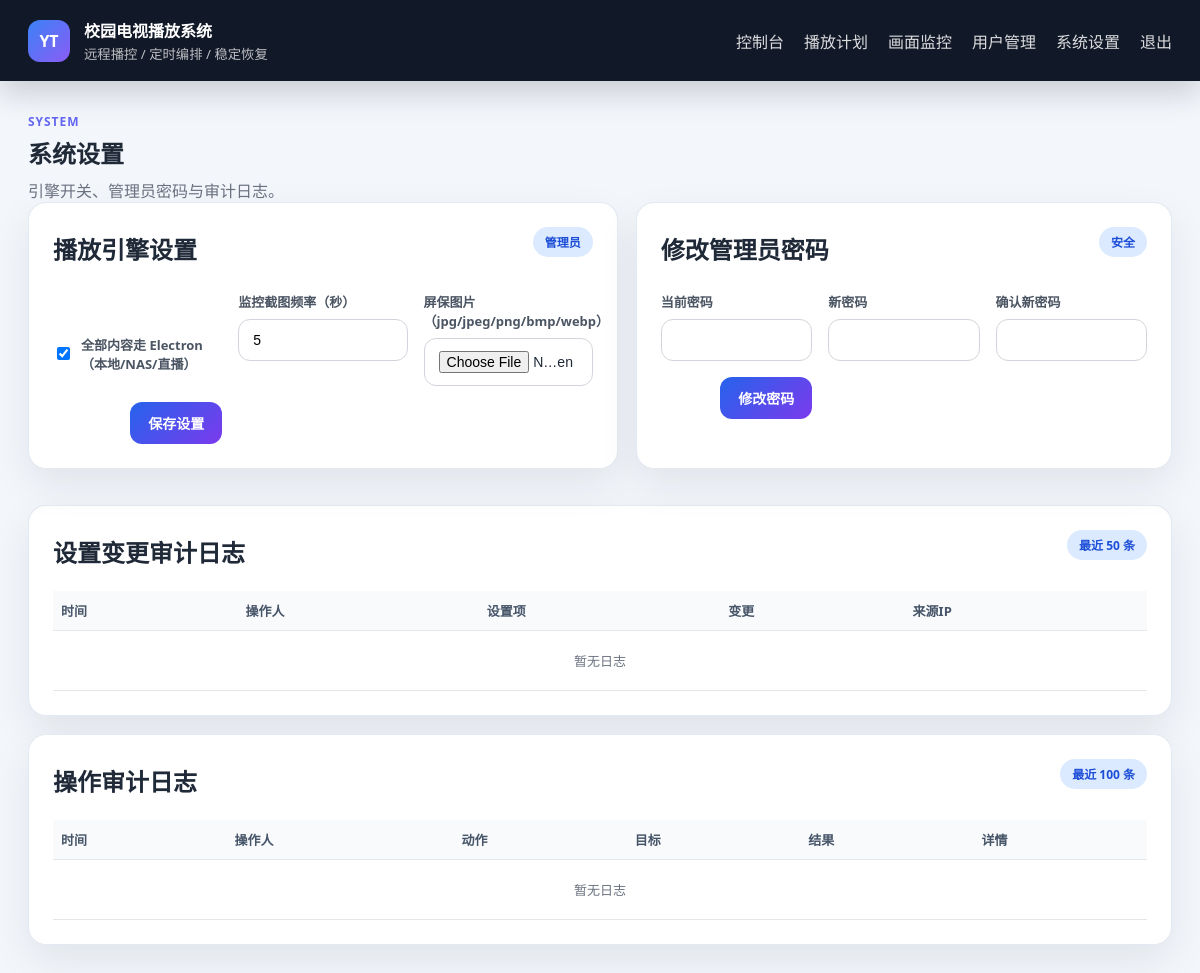
Page /settings (signed in) on the earlier database version.
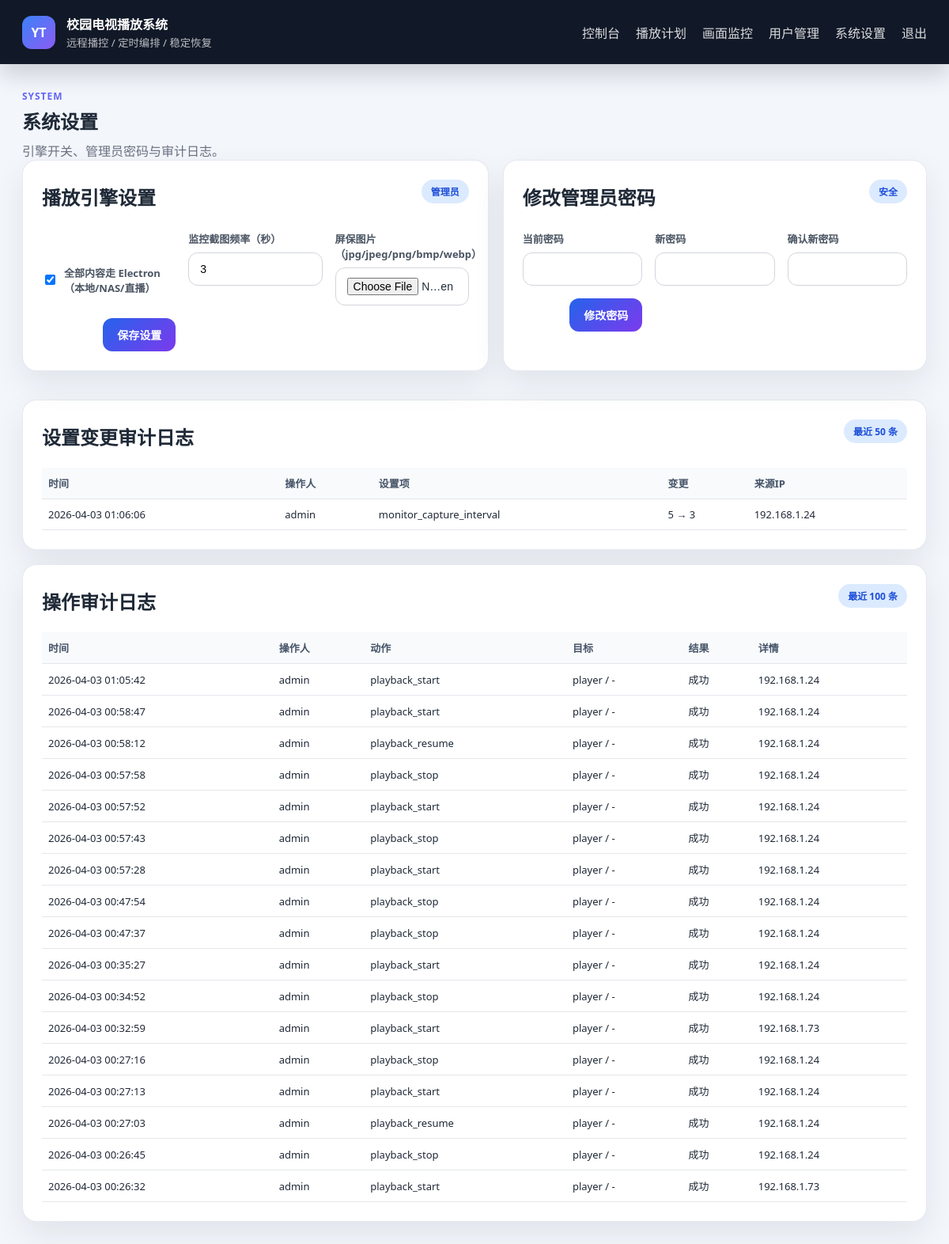
Same page on the later database version.
### models.py (models this page shows, shortened)
class SettingAuditLog(db.Model):
    __tablename__ = "setting_audit_log"
    id = db.Column(db.Integer, primary_key=True)
    setting_key = db.Column(db.String(100), nullable=False, index=True)
    old_value = db.Column(db.String(500), nullable=True)
    new_value = db.Column(db.String(500), nullable=True)
    operator_user_id = db.Column(db.Integer, nullable=True, index=True)
    operator_username = db.Column(db.String(50), nullable=False, default="")
    remote_addr = db.Column(db.String(100), nullable=False, default="")
    user_agent = db.Column(db.String(500), nullable=False, default="")
    created_at = db.Column(db.DateTime, nullable=False, default=datetime.now, index=True)

class OperationAuditLog(db.Model):
    __tablename__ = "operation_audit_log"
    id = db.Column(db.Integer, primary_key=True)
    action = db.Column(db.String(100), nullable=False, index=True)  # playback_start / playback_stop / schedule_delete
    target_type = db.Column(db.String(50), nullable=False, default="system")  # schedule/player/system
    target_id = db.Column(db.String(100), nullable=False, default="")
    success = db.Column(db.Boolean, nullable=False, default=True)
    detail = db.Column(db.String(500), nullable=False, default="")
    operator_user_id = db.Column(db.Integer, nullable=True, index=True)
    operator_username = db.Column(db.String(50), nullable=False, default="")
    remote_addr = db.Column(db.String(100), nullable=False, default="")
    user_agent = db.Column(db.String(500), nullable=False, default="")
    created_at = db.Column(db.DateTime, nullable=False, default=datetime.now, index=True)

### web/routes.py (the view, shortened to what this page needs)
@main.route("/settings", methods=["GET", "POST"])
@login_required
def settings():
    if not current_user.is_admin:
        flash("只有管理员可以访问系统设置。", "error")
        return redirect(url_for("main.index"))
    all_play_via_electron = _get_setting_bool(SETTING_KEY_ALL_ELECTRON, Config.ALL_PLAY_VIA_ELECTRON)
    monitor_capture_interval = _get_setting_int(SETTING_KEY_MONITOR_INTERVAL, Config.MONITOR_CAPTURE_INTERVAL)
    screensaver_image_path = _get_setting_str(SETTING_KEY_SCREENSAVER_IMAGE, Config.IDLE_SCREENSAVER_IMAGE)
    if screensaver_image_path and not os.path.exists(screensaver_image_path):
        screensaver_image_path = ""
    audit_logs = (
        SettingAuditLog.query.order_by(SettingAuditLog.created_at.desc(), SettingAuditLog.id.desc())
        .limit(50)
        .all()
    )
    operation_logs = (
        OperationAuditLog.query.order_by(OperationAuditLog.created_at.desc(), OperationAuditLog.id.desc())
        .limit(100)
        .all()
    )
    return render_template(
        "settings.html",
        all_play_via_electron=all_play_via_electron,
        monitor_capture_interval=monitor_capture_interval,
        screensaver_image_path=screensaver_image_path,
        audit_logs=audit_logs,
        operation_logs=operation_logs,
    )

### main.py (called while the page is built)
@login_manager.user_loader
def load_user(user_id):
    try:
        return db.session.get(User, int(user_id))
    except (TypeError, ValueError):
        return None

### web/routes.py (called while the page is built)
def _get_setting_bool(key, default=False):
    item = db.session.get(SystemSetting, key)
    if not item:
        return default
    return str(item.value).strip().lower() in {"1", "true", "yes", "on"}

def _get_setting_int(key, default=0):
    item = db.session.get(SystemSetting, key)
    if not item:
        return int(default)
    try:
        return int(str(item.value).strip())
    except Exception:
        return int(default)

def _get_setting_str(key, default=""):
    item = db.session.get(SystemSetting, key)
    if not item:
        return str(default or "")
    return str(item.value or "").strip()

### templates/settings.html (shortened to what this page needs)
{% extends "base.html" %}
{% block content %}
<section class="page-header">
    <div>
        <span class="eyebrow">System</span>
        <h1>系统设置</h1>
        <p>引擎开关、管理员密码与审计日志。</p>
    </div>
</section>
<section class="layout-grid">
    <article class="panel">
        <div class="panel-head">
            <h2>播放引擎设置</h2>
            <span class="chip info">管理员</span>
        </div>
        <form method="post" action="{{ url_for('main.settings') }}" class="schedule-form" enctype="multipart/form-data">
            <label class="check-field">
                <input type="checkbox" name="all_play_via_electron" {% if all_play_via_electron %}checked{% endif %}>
                <span>全部内容走 Electron（本地/NAS/直播）</span>
            </label>
            <label class="field">
                <span>监控截图频率（秒）</span>
                <input type="number" name="monitor_capture_interval" min="2" max="3600" value="{{ monitor_capture_interval }}">
            </label>
            <label class="field">
                <span>屏保图片（jpg/jpeg/png/bmp/webp）</span>
                <input type="file" name="screensaver_image" accept=".jpg,.jpeg,.png,.bmp,.webp,image/*">
            </label>
            <div class="form-actions">
                <button type="submit" class="btn btn-primary">保存设置</button>
            </div>
        </form>
    </article>
    <article class="panel">
        <div class="panel-head">
            <h2>修改管理员密码</h2>
            <span class="chip info">安全</span>
        </div>
        <form method="post" action="{{ url_for('main.settings') }}" class="schedule-form">
            <label class="field"><span>当前密码</span><input type="password" name="old_password" required></label>
            <label class="field"><span>新密码</span><input type="password" name="new_password" required></label>
            <label class="field"><span>确认新密码</span><input type="password" name="confirm_password" required></label>
            <div class="form-actions"><button type="submit" class="btn btn-primary">修改密码</button></div>
        </form>
    </article>
</section>
<section class="panel">
    <div class="panel-head">
        <h2>设置变更审计日志</h2>
        <span class="chip info">最近 50 条</span>
    </div>
    <div class="table-wrap">
        <table class="audit-table">
            <thead><tr><th>时间</th><th>操作人</th><th>设置项</th><th>变更</th><th>来源IP</th></tr></thead>
            <tbody>
                {% for item in audit_logs %}
                <tr>
                    <td>{{ item.created_at.strftime('%Y-%m-%d %H:%M:%S') }}</td>
                    <td>{{ item.operator_username or ('UID:' ~ item.operator_user_id) }}</td>
                    <td>{{ item.setting_key }}</td>
                    <td>{{ item.old_value }} → {{ item.new_value }}</td>
                    <td title="{{ item.user_agent }}">{{ item.remote_addr }}</td>
                </tr>
                {% else %}
                <tr><td colspan="5" class="empty-cell">暂无日志</td></tr>
                {% endfor %}
            </tbody>
        </table>
    </div>
</section>
<section class="panel">
    <div class="panel-head">
        <h2>操作审计日志</h2>
        <span class="chip info">最近 100 条</span>
    </div>
    <div class="table-wrap">
        <table class="audit-table">
            <thead><tr><th>时间</th><th>操作人</th><th>动作</th><th>目标</th><th>结果</th><th>详情</th></tr></thead>
            <tbody>
                {% for item in operation_logs %}
                <tr>
                    <td>{{ item.created_at.strftime('%Y-%m-%d %H:%M:%S') }}</td>
                    <td>{{ item.operator_username or ('UID:' ~ item.operator_user_id) }}</td>
                    <td>{{ item.action }}</td>
                    <td>{{ item.target_type }} / {{ item.target_id or '-' }}</td>
                    <td>{{ "成功" if item.success else "失败" }}</td>
                    <td title="{{ item.user_agent }}">{{ item.detail or item.remote_addr }}</td>
                </tr>
                {% else %}
                <tr><td colspan="6" class="empty-cell">暂无日志</td></tr>
                {% endfor %}
            </tbody>
        </table>
    </div>
</section>
{% endblock %}

### templates/base.html (shortened to what this page needs)
<!DOCTYPE html>
<html lang="zh-CN">
<head>
    <link rel="stylesheet" href="{{ url_for('static', filename='styles.css') }}">
</head>
<body class="{% block body_class %}{% endblock %}">
    {% if current_user.is_authenticated %}
    <header class="topbar">
        <div class="brand">
            <span class="brand-mark">YT</span>
            <div>
                <strong>校园电视播放系统</strong>
                <small>远程播控 / 定时编排 / 稳定恢复</small>
            </div>
        </div>
        <nav class="nav-links">
            <a href="{{ url_for('main.dashboard') }}">控制台</a>
            <a href="{{ url_for('main.schedules_page') }}">播放计划</a>
            <a href="{{ url_for('main.monitor_page') }}">画面监控</a>
            {% if current_user.is_admin %}
            <a href="{{ url_for('main.manage_users') }}">用户管理</a>
            <a href="{{ url_for('main.settings') }}">系统设置</a>
            {% endif %}
            <a href="{{ url_for('main.logout') }}">退出</a>
        </nav>
    </header>
    {% endif %}
    <main class="page-shell">
        {% block content %}{% endblock %}
    </main>
</body>
</html>

### static/styles.css (style rules this page uses)
* { box-sizing: border-box; }
body { margin: 0; font-family: "Segoe UI", "Microsoft YaHei", sans-serif; color: #1f2937; background: #f3f6fb; }
a { color: inherit; text-decoration: none; }
.topbar { display: flex; justify-content: space-between; align-items: center; padding: 18px 28px; background: #111827; color: #fff; box-shadow: 0 12px 30px rgba(17, 24, 39, 0.18); }
.brand { display: flex; align-items: center; gap: 14px; }
.brand-mark { width: 42px; height: 42px; display: inline-flex; align-items: center; justify-content: center; border-radius: 12px; background: linear-gradient(135deg, #3b82f6, #8b5cf6); font-weight: 700; }
.brand small { display: block; color: rgba(255, 255, 255, 0.72); margin-top: 2px; }
.nav-links { display: flex; gap: 20px; }
.nav-links a { color: rgba(255, 255, 255, 0.85); }
.page-shell { max-width: 1280px; margin: 0 auto; padding: 28px; }
.page-header, .panel-head { display: flex; justify-content: space-between; align-items: flex-start; gap: 16px; }
.page-header h1, .panel-head h2 { margin: 4px 0 8px; }
.page-header p, .panel-head p { margin: 0; color: #6b7280; }
.eyebrow { display: inline-block; font-size: 12px; letter-spacing: 0.08em; text-transform: uppercase; color: #6366f1; font-weight: 700; }
.soft-badge, .chip { display: inline-flex; align-items: center; border-radius: 999px; padding: 6px 12px; font-size: 12px; font-weight: 700; background: #e5e7eb; color: #374151; }
.chip.info { background: #dbeafe; color: #1d4ed8; }
.stat-card, .panel, .auth-card, .user-card, .screen-card, .schedule-card { background: #fff; border-radius: 18px; box-shadow: 0 16px 40px rgba(15, 23, 42, 0.08); border: 1px solid rgba(226, 232, 240, 0.9); }
.layout-grid { display: grid; grid-template-columns: 1.1fr 1fr; gap: 18px; margin-bottom: 18px; }
.panel { padding: 24px; margin-bottom: 18px; }
.btn { border: none; border-radius: 12px; padding: 11px 18px; font-size: 14px; font-weight: 700; cursor: pointer; }
.btn-primary { background: linear-gradient(135deg, #2563eb, #7c3aed); color: #fff; }
.schedule-form { display: grid; grid-template-columns: repeat(3, minmax(0, 1fr)); gap: 16px; margin-top: 18px; }
.field, .check-field { display: flex; flex-direction: column; gap: 8px; }
.field span, .check-field span { font-size: 13px; color: #4b5563; font-weight: 700; }
.field input, .field select, .field textarea { width: 100%; border: 1px solid #d1d5db; border-radius: 12px; padding: 12px 14px; font-size: 14px; background: #fff; }
.check-field { flex-direction: row; align-items: center; margin-top: 29px; }
.form-actions { display: flex; align-items: flex-end; justify-content: flex-end; }
.table-wrap { overflow: auto; margin-top: 14px; }
.audit-table { width: 100%; border-collapse: collapse; font-size: 13px; }
.audit-table th, .audit-table td { border-bottom: 1px solid #e5e7eb; padding: 10px 8px; text-align: left; white-space: nowrap; }
.audit-table th { color: #475569; font-weight: 700; background: #f8fafc; position: sticky; top: 0; }

Differences in the rows shown:
added SettingAuditLog: created_at "2026-04-03 01:06:06", operator_username "admin", setting_key "monitor_capture_interval", old_value "5", new_value "3", remote_addr "192.168.1.24"
added OperationAuditLog: created_at "2026-04-03 01:05:42", operator_username "admin", action "playback_start", target_type "player", target "-", success "成功", detail+remote_addr "192.168.1.24"
added OperationAuditLog: created_at "2026-04-03 00:58:47", operator_username "admin", action "playback_start", target_type "player", target "-", success "成功", detail+remote_addr "192.168.1.24"
added OperationAuditLog: created_at "2026-04-03 00:58:12", operator_username "admin", action "playback_resume", target_type "player", target "-", success "成功", detail+remote_addr "192.168.1.24"
added OperationAuditLog: created_at "2026-04-03 00:57:58", operator_username "admin", action "playback_stop", target_type "player", target "-", success "成功", detail+remote_addr "192.168.1.24"
added OperationAuditLog: created_at "2026-04-03 00:57:52", operator_username "admin", action "playback_start", target_type "player", target "-", success "成功", detail+remote_addr "192.168.1.24"
added OperationAuditLog: created_at "2026-04-03 00:57:43", operator_username "admin", action "playback_stop", target_type "player", target "-", success "成功", detail+remote_addr "192.168.1.24"
added OperationAuditLog: created_at "2026-04-03 00:57:28", operator_username "admin", action "playback_start", target_type "player", target "-", success "成功", detail+remote_addr "192.168.1.24"
added OperationAuditLog: created_at "2026-04-03 00:47:54", operator_username "admin", action "playback_stop", target_type "player", target "-", success "成功", detail+remote_addr "192.168.1.24"
added OperationAuditLog: created_at "2026-04-03 00:47:37", operator_username "admin", action "playback_stop", target_type "player", target "-", success "成功", detail+remote_addr "192.168.1.24"
added OperationAuditLog: created_at "2026-04-03 00:35:27", operator_username "admin", action "playback_start", target_type "player", target "-", success "成功", detail+remote_addr "192.168.1.24"
added OperationAuditLog: created_at "2026-04-03 00:34:52", operator_username "admin", action "playback_stop", target_type "player", target "-", success "成功", detail+remote_addr "192.168.1.24"
added OperationAuditLog: created_at "2026-04-03 00:32:59", operator_username "admin", action "playback_start", target_type "player", target "-", success "成功", detail+remote_addr "192.168.1.73"
added OperationAuditLog: created_at "2026-04-03 00:27:16", operator_username "admin", action "playback_stop", target_type "player", target "-", success "成功", detail+remote_addr "192.168.1.24"
added OperationAuditLog: created_at "2026-04-03 00:27:13", operator_username "admin", action "playback_start", target_type "player", target "-", success "成功", detail+remote_addr "192.168.1.24"
added OperationAuditLog: created_at "2026-04-03 00:27:03", operator_username "admin", action "playback_resume", target_type "player", target "-", success "成功", detail+remote_addr "192.168.1.24"
added OperationAuditLog: created_at "2026-04-03 00:26:45", operator_username "admin", action "playback_stop", target_type "player", target "-", success "成功", detail+remote_addr "192.168.1.24"
added OperationAuditLog: created_at "2026-04-03 00:26:32", operator_username "admin", action "playback_start", target_type "player", target "-", success "成功", detail+remote_addr "192.168.1.73"
Other differences:
form field monitor_capture_interval: "5" → "3"
text no longer shown: "暂无日志 暂无日志"
